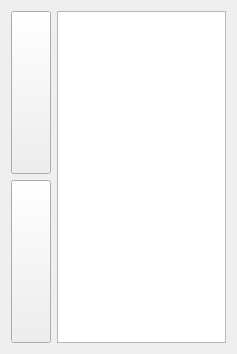
<?xml version="1.0" encoding="UTF-8"?>
<ui version="4.0">
 <class>Form</class>
 <widget class="QWidget" name="Form">
  <property name="windowModality">
   <enum>Qt::ApplicationModal</enum>
  </property>
  <property name="geometry">
   <rect>
    <x>0</x>
    <y>0</y>
    <width>237</width>
    <height>354</height>
   </rect>
  </property>
  <property name="windowTitle">
   <string>Form</string>
  </property>
  <layout class="QHBoxLayout" name="horizontalLayout">
   <item>
    <layout class="QHBoxLayout" name="horizontalLayout_3">
     <item>
      <layout class="QVBoxLayout" name="verticalLayout">
       <item>
        <widget class="QPushButton" name="add_pb">
         <property name="sizePolicy">
          <sizepolicy hsizetype="Fixed" vsizetype="Expanding">
           <horstretch>0</horstretch>
           <verstretch>0</verstretch>
          </sizepolicy>
         </property>
         <property name="toolTip">
          <string>add a topic name</string>
         </property>
         <property name="text">
          <string/>
         </property>
         <property name="icon">
          <iconset>
           <normaloff>plus.bmp</normaloff>plus.bmp</iconset>
         </property>
        </widget>
       </item>
       <item>
        <widget class="QPushButton" name="delete_pb">
         <property name="sizePolicy">
          <sizepolicy hsizetype="Fixed" vsizetype="Expanding">
           <horstretch>0</horstretch>
           <verstretch>0</verstretch>
          </sizepolicy>
         </property>
         <property name="toolTip">
          <string>delete selected topic name</string>
         </property>
         <property name="text">
          <string/>
         </property>
         <property name="icon">
          <iconset>
           <normaloff>delete.bmp</normaloff>delete.bmp</iconset>
         </property>
        </widget>
       </item>
      </layout>
     </item>
     <item>
      <widget class="QListWidget" name="listWidget"/>
     </item>
    </layout>
   </item>
  </layout>
 </widget>
 <resources/>
 <connections/>
</ui>
